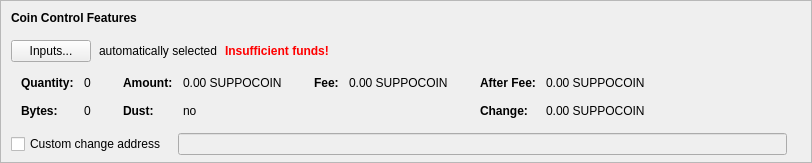
    <widget class="QFrame" name="frameCoinControl">
     <property name="sizePolicy">
      <sizepolicy hsizetype="Expanding" vsizetype="Expanding">
       <horstretch>0</horstretch>
       <verstretch>0</verstretch>
      </sizepolicy>
     </property>
     <property name="maximumSize">
      <size>
       <width>16777215</width>
       <height>16777215</height>
      </size>
     </property>
     <property name="frameShape">
      <enum>QFrame::StyledPanel</enum>
     </property>
     <property name="frameShadow">
      <enum>QFrame::Sunken</enum>
     </property>
     <layout class="QVBoxLayout" name="verticalLayoutCoinControl2">
      <property name="spacing">
       <number>0</number>
      </property>
      <property name="leftMargin">
       <number>0</number>
      </property>
      <property name="topMargin">
       <number>0</number>
      </property>
      <property name="rightMargin">
       <number>0</number>
      </property>
      <property name="bottomMargin">
       <number>6</number>
      </property>
      <item>
       <layout class="QVBoxLayout" name="verticalLayoutCoinControl" stretch="0,0,0,0,1">
        <property name="spacing">
         <number>0</number>
        </property>
        <property name="leftMargin">
         <number>10</number>
        </property>
        <property name="topMargin">
         <number>10</number>
        </property>
        <item>
         <layout class="QHBoxLayout" name="horizontalLayoutCoinControl1">
          <property name="bottomMargin">
           <number>15</number>
          </property>
          <item>
           <widget class="QLabel" name="labelCoinControlFeatures">
            <property name="sizePolicy">
             <sizepolicy hsizetype="Preferred" vsizetype="Maximum">
              <horstretch>0</horstretch>
              <verstretch>0</verstretch>
             </sizepolicy>
            </property>
            <property name="font">
             <font>
              <weight>75</weight>
              <bold>true</bold>
             </font>
            </property>
            <property name="styleSheet">
             <string notr="true">font-weight:bold;</string>
            </property>
            <property name="text">
             <string>Coin Control Features</string>
            </property>
           </widget>
          </item>
         </layout>
        </item>
        <item>
         <layout class="QHBoxLayout" name="horizontalLayoutCoinControl2" stretch="0,0,0,0">
          <property name="spacing">
           <number>8</number>
          </property>
          <property name="bottomMargin">
           <number>10</number>
          </property>
          <item>
           <widget class="QPushButton" name="pushButtonCoinControl">
            <property name="styleSheet">
             <string notr="true"/>
            </property>
            <property name="text">
             <string>Inputs...</string>
            </property>
            <property name="autoDefault">
             <bool>false</bool>
            </property>
           </widget>
          </item>
          <item>
           <widget class="QLabel" name="labelCoinControlAutomaticallySelected">
            <property name="text">
             <string>automatically selected</string>
            </property>
            <property name="margin">
             <number>5</number>
            </property>
           </widget>
          </item>
          <item>
           <widget class="QLabel" name="labelCoinControlInsuffFunds">
            <property name="font">
             <font>
              <weight>75</weight>
              <bold>true</bold>
             </font>
            </property>
            <property name="styleSheet">
             <string notr="true">color:red;font-weight:bold;</string>
            </property>
            <property name="text">
             <string>Insufficient funds!</string>
            </property>
            <property name="margin">
             <number>5</number>
            </property>
           </widget>
          </item>
          <item>
           <spacer name="horizontalSpacerCoinControl">
            <property name="orientation">
             <enum>Qt::Horizontal</enum>
            </property>
            <property name="sizeHint" stdset="0">
             <size>
              <width>40</width>
              <height>1</height>
             </size>
            </property>
           </spacer>
          </item>
         </layout>
        </item>
        <item>
         <widget class="QWidget" name="widgetCoinControl" native="true">
          <property name="sizePolicy">
           <sizepolicy hsizetype="Preferred" vsizetype="Preferred">
            <horstretch>0</horstretch>
            <verstretch>0</verstretch>
           </sizepolicy>
          </property>
          <property name="minimumSize">
           <size>
            <width>0</width>
            <height>0</height>
           </size>
          </property>
          <property name="styleSheet">
           <string notr="true"/>
          </property>
          <layout class="QHBoxLayout" name="horizontalLayoutCoinControl5">
           <property name="leftMargin">
            <number>0</number>
           </property>
           <property name="topMargin">
            <number>0</number>
           </property>
           <property name="rightMargin">
            <number>0</number>
           </property>
           <property name="bottomMargin">
            <number>0</number>
           </property>
           <item>
            <layout class="QHBoxLayout" name="horizontalLayoutCoinControl3" stretch="0,0,0,1">
             <property name="spacing">
              <number>20</number>
             </property>
             <property name="topMargin">
              <number>0</number>
             </property>
             <property name="bottomMargin">
              <number>10</number>
             </property>
             <item>
              <layout class="QFormLayout" name="formLayoutCoinControl1">
               <property name="horizontalSpacing">
                <number>10</number>
               </property>
               <property name="verticalSpacing">
                <number>14</number>
               </property>
               <property name="leftMargin">
                <number>10</number>
               </property>
               <property name="topMargin">
                <number>4</number>
               </property>
               <property name="rightMargin">
                <number>6</number>
               </property>
               <item row="0" column="0">
                <widget class="QLabel" name="labelCoinControlQuantityText">
                 <property name="font">
                  <font>
                   <weight>75</weight>
                   <bold>true</bold>
                  </font>
                 </property>
                 <property name="text">
                  <string>Quantity:</string>
                 </property>
                 <property name="margin">
                  <number>0</number>
                 </property>
                </widget>
               </item>
               <item row="0" column="1">
                <widget class="QLabel" name="labelCoinControlQuantity">
                 <property name="cursor">
                  <cursorShape>IBeamCursor</cursorShape>
                 </property>
                 <property name="contextMenuPolicy">
                  <enum>Qt::ActionsContextMenu</enum>
                 </property>
                 <property name="text">
                  <string notr="true">0</string>
                 </property>
                 <property name="margin">
                  <number>0</number>
                 </property>
                 <property name="textInteractionFlags">
                  <set>Qt::LinksAccessibleByMouse|Qt::TextSelectableByKeyboard|Qt::TextSelectableByMouse</set>
                 </property>
                </widget>
               </item>
               <item row="1" column="0">
                <widget class="QLabel" name="labelCoinControlBytesText">
                 <property name="font">
                  <font>
                   <weight>75</weight>
                   <bold>true</bold>
                  </font>
                 </property>
                 <property name="text">
                  <string>Bytes:</string>
                 </property>
                </widget>
               </item>
               <item row="1" column="1">
                <widget class="QLabel" name="labelCoinControlBytes">
                 <property name="cursor">
                  <cursorShape>IBeamCursor</cursorShape>
                 </property>
                 <property name="contextMenuPolicy">
                  <enum>Qt::ActionsContextMenu</enum>
                 </property>
                 <property name="text">
                  <string notr="true">0</string>
                 </property>
                 <property name="textInteractionFlags">
                  <set>Qt::LinksAccessibleByMouse|Qt::TextSelectableByKeyboard|Qt::TextSelectableByMouse</set>
                 </property>
                </widget>
               </item>
              </layout>
             </item>
             <item>
              <layout class="QFormLayout" name="formLayoutCoinControl2">
               <property name="horizontalSpacing">
                <number>10</number>
               </property>
               <property name="verticalSpacing">
                <number>14</number>
               </property>
               <property name="leftMargin">
                <number>6</number>
               </property>
               <property name="topMargin">
                <number>4</number>
               </property>
               <property name="rightMargin">
                <number>6</number>
               </property>
               <item row="0" column="0">
                <widget class="QLabel" name="labelCoinControlAmountText">
                 <property name="font">
                  <font>
                   <weight>75</weight>
                   <bold>true</bold>
                  </font>
                 </property>
                 <property name="text">
                  <string>Amount:</string>
                 </property>
                 <property name="margin">
                  <number>0</number>
                 </property>
                </widget>
               </item>
               <item row="0" column="1">
                <widget class="QLabel" name="labelCoinControlAmount">
                 <property name="cursor">
                  <cursorShape>IBeamCursor</cursorShape>
                 </property>
                 <property name="contextMenuPolicy">
                  <enum>Qt::ActionsContextMenu</enum>
                 </property>
                 <property name="text">
                  <string notr="true">0.00 SUPPOCOIN</string>
                 </property>
                 <property name="textInteractionFlags">
                  <set>Qt::LinksAccessibleByMouse|Qt::TextSelectableByKeyboard|Qt::TextSelectableByMouse</set>
                 </property>
                </widget>
               </item>
               <item row="1" column="0">
                <widget class="QLabel" name="labelCoinControlLowOutputText">
                 <property name="font">
                  <font>
                   <weight>75</weight>
                   <bold>true</bold>
                  </font>
                 </property>
                 <property name="text">
                  <string>Dust:</string>
                 </property>
                </widget>
               </item>
               <item row="1" column="1">
                <widget class="QLabel" name="labelCoinControlLowOutput">
                 <property name="cursor">
                  <cursorShape>IBeamCursor</cursorShape>
                 </property>
                 <property name="contextMenuPolicy">
                  <enum>Qt::ActionsContextMenu</enum>
                 </property>
                 <property name="text">
                  <string notr="true">no</string>
                 </property>
                 <property name="textInteractionFlags">
                  <set>Qt::LinksAccessibleByMouse|Qt::TextSelectableByKeyboard|Qt::TextSelectableByMouse</set>
                 </property>
                </widget>
               </item>
              </layout>
             </item>
             <item>
              <layout class="QFormLayout" name="formLayoutCoinControl3">
               <property name="horizontalSpacing">
                <number>10</number>
               </property>
               <property name="verticalSpacing">
                <number>14</number>
               </property>
               <property name="leftMargin">
                <number>6</number>
               </property>
               <property name="topMargin">
                <number>4</number>
               </property>
               <property name="rightMargin">
                <number>6</number>
               </property>
               <item row="0" column="0">
                <widget class="QLabel" name="labelCoinControlFeeText">
                 <property name="font">
                  <font>
                   <weight>75</weight>
                   <bold>true</bold>
                  </font>
                 </property>
                 <property name="text">
                  <string>Fee:</string>
                 </property>
                 <property name="margin">
                  <number>0</number>
                 </property>
                </widget>
               </item>
               <item row="0" column="1">
                <widget class="QLabel" name="labelCoinControlFee">
                 <property name="cursor">
                  <cursorShape>IBeamCursor</cursorShape>
                 </property>
                 <property name="contextMenuPolicy">
                  <enum>Qt::ActionsContextMenu</enum>
                 </property>
                 <property name="text">
                  <string notr="true">0.00 SUPPOCOIN</string>
                 </property>
                 <property name="textInteractionFlags">
                  <set>Qt::LinksAccessibleByMouse|Qt::TextSelectableByKeyboard|Qt::TextSelectableByMouse</set>
                 </property>
                </widget>
               </item>
             </layout>
             </item>
             <item>
              <layout class="QFormLayout" name="formLayoutCoinControl4">
               <property name="horizontalSpacing">
                <number>10</number>
               </property>
               <property name="verticalSpacing">
                <number>14</number>
               </property>
               <property name="leftMargin">
                <number>6</number>
               </property>
               <property name="topMargin">
                <number>4</number>
               </property>
               <property name="rightMargin">
                <number>6</number>
               </property>
               <item row="0" column="0">
                <widget class="QLabel" name="labelCoinControlAfterFeeText">
                 <property name="font">
                  <font>
                   <weight>75</weight>
                   <bold>true</bold>
                  </font>
                 </property>
                 <property name="text">
                  <string>After Fee:</string>
                 </property>
                 <property name="margin">
                  <number>0</number>
                 </property>
                </widget>
               </item>
               <item row="0" column="1">
                <widget class="QLabel" name="labelCoinControlAfterFee">
                 <property name="cursor">
                  <cursorShape>IBeamCursor</cursorShape>
                 </property>
                 <property name="contextMenuPolicy">
                  <enum>Qt::ActionsContextMenu</enum>
                 </property>
                 <property name="text">
                  <string notr="true">0.00 SUPPOCOIN</string>
                 </property>
                 <property name="textInteractionFlags">
                  <set>Qt::LinksAccessibleByMouse|Qt::TextSelectableByKeyboard|Qt::TextSelectableByMouse</set>
                 </property>
                </widget>
               </item>
               <item row="1" column="0">
                <widget class="QLabel" name="labelCoinControlChangeText">
                 <property name="font">
                  <font>
                   <weight>75</weight>
                   <bold>true</bold>
                  </font>
                 </property>
                 <property name="text">
                  <string>Change:</string>
                 </property>
                </widget>
               </item>
               <item row="1" column="1">
                <widget class="QLabel" name="labelCoinControlChange">
                 <property name="cursor">
                  <cursorShape>IBeamCursor</cursorShape>
                 </property>
                 <property name="contextMenuPolicy">
                  <enum>Qt::ActionsContextMenu</enum>
                 </property>
                 <property name="text">
                  <string notr="true">0.00 SUPPOCOIN</string>
                 </property>
                 <property name="textInteractionFlags">
                  <set>Qt::LinksAccessibleByMouse|Qt::TextSelectableByKeyboard|Qt::TextSelectableByMouse</set>
                 </property>
                </widget>
               </item>
              </layout>
             </item>
            </layout>
           </item>
          </layout>
         </widget>
        </item>
        <item>
         <layout class="QHBoxLayout" name="horizontalLayoutCoinControl4" stretch="0,0,0">
          <property name="spacing">
           <number>12</number>
          </property>
          <property name="sizeConstraint">
           <enum>QLayout::SetDefaultConstraint</enum>
          </property>
          <property name="topMargin">
           <number>5</number>
          </property>
          <property name="rightMargin">
           <number>5</number>
          </property>
          <item>
           <widget class="QCheckBox" name="checkBoxCoinControlChange">
            <property name="toolTip">
             <string>If this is activated, but the change address is empty or invalid, change will be sent to a newly generated address.</string>
            </property>
            <property name="text">
             <string>Custom change address</string>
            </property>
           </widget>
          </item>
          <item>
           <widget class="QValidatedLineEdit" name="lineEditCoinControlChange">
            <property name="enabled">
             <bool>false</bool>
            </property>
            <property name="sizePolicy">
             <sizepolicy hsizetype="Expanding" vsizetype="Fixed">
              <horstretch>0</horstretch>
              <verstretch>0</verstretch>
             </sizepolicy>
            </property>
           </widget>
          </item>
          <item>
           <widget class="QLabel" name="labelCoinControlChangeLabel">
            <property name="sizePolicy">
             <sizepolicy hsizetype="Preferred" vsizetype="Expanding">
              <horstretch>0</horstretch>
              <verstretch>0</verstretch>
             </sizepolicy>
            </property>
            <property name="minimumSize">
             <size>
              <width>0</width>
              <height>0</height>
             </size>
            </property>
            <property name="text">
             <string/>
            </property>
            <property name="margin">
             <number>3</number>
            </property>
           </widget>
          </item>
         </layout>
        </item>
        <item>
         <spacer name="verticalSpacerCoinControl">
          <property name="orientation">
           <enum>Qt::Vertical</enum>
          </property>
          <property name="sizeHint" stdset="0">
           <size>
            <width>800</width>
            <height>1</height>
           </size>
          </property>
         </spacer>
        </item>
       </layout>
      </item>
     </layout>
    </widget>
